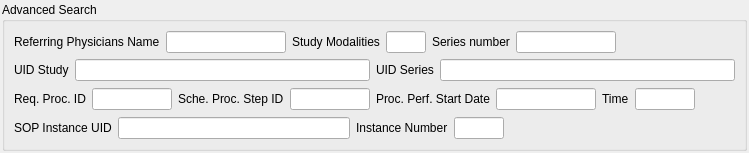
            <widget class="QWidget" native="1" name="m_qwidgetAdvancedSearch" >
             <property name="sizePolicy" >
              <sizepolicy>
               <hsizetype>7</hsizetype>
               <vsizetype>7</vsizetype>
               <horstretch>0</horstretch>
               <verstretch>0</verstretch>
              </sizepolicy>
             </property>
             <property name="maximumSize" >
              <size>
               <width>16777215</width>
               <height>16777215</height>
              </size>
             </property>
             <layout class="QGridLayout" >
              <property name="margin" >
               <number>2</number>
              </property>
              <property name="spacing" >
               <number>3</number>
              </property>
              <item row="0" column="0" >
               <widget class="QGroupBox" name="groupBox" >
                <property name="sizePolicy" >
                 <sizepolicy>
                  <hsizetype>7</hsizetype>
                  <vsizetype>7</vsizetype>
                  <horstretch>0</horstretch>
                  <verstretch>0</verstretch>
                 </sizepolicy>
                </property>
                <property name="maximumSize" >
                 <size>
                  <width>16777215</width>
                  <height>16777215</height>
                 </size>
                </property>
                <property name="title" >
                 <string>Advanced Search</string>
                </property>
                <layout class="QGridLayout" >
                 <property name="margin" >
                  <number>9</number>
                 </property>
                 <property name="spacing" >
                  <number>6</number>
                 </property>
                 <item row="2" column="0" >
                  <layout class="QHBoxLayout" >
                   <property name="margin" >
                    <number>0</number>
                   </property>
                   <property name="spacing" >
                    <number>6</number>
                   </property>
                   <item>
                    <widget class="QLabel" name="label_4" >
                     <property name="text" >
                      <string>Req. Proc. ID</string>
                     </property>
                    </widget>
                   </item>
                   <item>
                    <widget class="QLineEdit" name="m_textRequestedProcedureID" >
                     <property name="maximumSize" >
                      <size>
                       <width>80</width>
                       <height>16777215</height>
                      </size>
                     </property>
                    </widget>
                   </item>
                   <item>
                    <widget class="QLabel" name="label_5" >
                     <property name="text" >
                      <string>Sche. Proc. Step ID</string>
                     </property>
                    </widget>
                   </item>
                   <item>
                    <widget class="QLineEdit" name="m_textScheduledProcedureStepID" >
                     <property name="maximumSize" >
                      <size>
                       <width>80</width>
                       <height>16777215</height>
                      </size>
                     </property>
                    </widget>
                   </item>
                   <item>
                    <widget class="QLabel" name="label_6" >
                     <property name="text" >
                      <string>Proc. Perf. Start Date</string>
                     </property>
                    </widget>
                   </item>
                   <item>
                    <widget class="QLineEdit" name="m_textPPStartDate" >
                     <property name="maximumSize" >
                      <size>
                       <width>100</width>
                       <height>16777215</height>
                      </size>
                     </property>
                    </widget>
                   </item>
                   <item>
                    <widget class="QLabel" name="label_10" >
                     <property name="text" >
                      <string>Time</string>
                     </property>
                    </widget>
                   </item>
                   <item>
                    <widget class="QLineEdit" name="m_textPPStartTime" >
                     <property name="maximumSize" >
                      <size>
                       <width>60</width>
                       <height>16777215</height>
                      </size>
                     </property>
                    </widget>
                   </item>
                   <item>
                    <spacer>
                     <property name="orientation" >
                      <enum>Qt::Horizontal</enum>
                     </property>
                     <property name="sizeType" >
                      <enum>QSizePolicy::Expanding</enum>
                     </property>
                     <property name="sizeHint" >
                      <size>
                       <width>40</width>
                       <height>24</height>
                      </size>
                     </property>
                    </spacer>
                   </item>
                  </layout>
                 </item>
                 <item row="1" column="0" >
                  <layout class="QHBoxLayout" >
                   <property name="margin" >
                    <number>0</number>
                   </property>
                   <property name="spacing" >
                    <number>6</number>
                   </property>
                   <item>
                    <widget class="QLabel" name="label_2" >
                     <property name="text" >
                      <string>UID Study</string>
                     </property>
                    </widget>
                   </item>
                   <item>
                    <widget class="QLineEdit" name="m_textStudyUID" />
                   </item>
                   <item>
                    <widget class="QLabel" name="label_3" >
                     <property name="text" >
                      <string>UID Series</string>
                     </property>
                    </widget>
                   </item>
                   <item>
                    <widget class="QLineEdit" name="m_textSeriesUID" />
                   </item>
                  </layout>
                 </item>
                 <item row="3" column="0" >
                  <layout class="QHBoxLayout" >
                   <property name="margin" >
                    <number>0</number>
                   </property>
                   <property name="spacing" >
                    <number>6</number>
                   </property>
                   <item>
                    <widget class="QLabel" name="label_7" >
                     <property name="text" >
                      <string>SOP Instance UID</string>
                     </property>
                    </widget>
                   </item>
                   <item>
                    <widget class="QLineEdit" name="m_textSOPInstanceUID" />
                   </item>
                   <item>
                    <widget class="QLabel" name="label_8" >
                     <property name="text" >
                      <string>Instance Number</string>
                     </property>
                    </widget>
                   </item>
                   <item>
                    <widget class="QLineEdit" name="m_textInstanceNumber" >
                     <property name="maximumSize" >
                      <size>
                       <width>50</width>
                       <height>16777215</height>
                      </size>
                     </property>
                    </widget>
                   </item>
                   <item>
                    <spacer>
                     <property name="orientation" >
                      <enum>Qt::Horizontal</enum>
                     </property>
                     <property name="sizeHint" >
                      <size>
                       <width>40</width>
                       <height>20</height>
                      </size>
                     </property>
                    </spacer>
                   </item>
                  </layout>
                 </item>
                 <item row="0" column="0" >
                  <layout class="QHBoxLayout" >
                   <property name="margin" >
                    <number>0</number>
                   </property>
                   <property name="spacing" >
                    <number>6</number>
                   </property>
                   <item>
                    <widget class="QLabel" name="label_11" >
                     <property name="text" >
                      <string>Referring Physicians Name</string>
                     </property>
                    </widget>
                   </item>
                   <item>
                    <widget class="QLineEdit" name="m_textReferringPhysiciansName" />
                   </item>
                   <item>
                    <widget class="QLabel" name="label_12" >
                     <property name="text" >
                      <string>Study Modalities</string>
                     </property>
                    </widget>
                   </item>
                   <item>
                    <widget class="QLineEdit" name="m_textStudyModality" >
                     <property name="maximumSize" >
                      <size>
                       <width>40</width>
                       <height>16777215</height>
                      </size>
                     </property>
                    </widget>
                   </item>
                   <item>
                    <widget class="QLabel" name="label" >
                     <property name="text" >
                      <string>Series number</string>
                     </property>
                    </widget>
                   </item>
                   <item>
                    <widget class="QLineEdit" name="m_textSeriesNumber" >
                     <property name="maximumSize" >
                      <size>
                       <width>100</width>
                       <height>16777215</height>
                      </size>
                     </property>
                    </widget>
                   </item>
                   <item>
                    <spacer>
                     <property name="orientation" >
                      <enum>Qt::Horizontal</enum>
                     </property>
                     <property name="sizeHint" >
                      <size>
                       <width>40</width>
                       <height>20</height>
                      </size>
                     </property>
                    </spacer>
                   </item>
                  </layout>
                 </item>
                </layout>
               </widget>
              </item>
             </layout>
            </widget>
